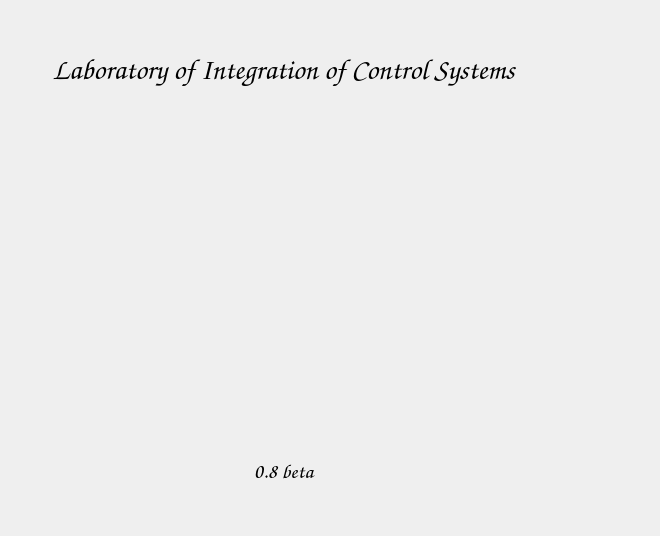
      <widget class="QWidget" name="tabMain">
       <attribute name="title">
        <string>Main</string>
       </attribute>
       <layout class="QGridLayout" name="gridLayout_2">
        <item row="1" column="1">
         <widget class="QLabel" name="aboutTextLabel">
          <property name="font">
           <font>
            <family>Comic Sans MS</family>
            <pointsize>22</pointsize>
            <weight>75</weight>
            <italic>false</italic>
            <bold>true</bold>
           </font>
          </property>
          <property name="text">
           <string>Laboratory of Integration of Control Systems</string>
          </property>
          <property name="alignment">
           <set>Qt::AlignCenter</set>
          </property>
         </widget>
        </item>
        <item row="5" column="1">
         <spacer name="verticalSpacer_5">
          <property name="orientation">
           <enum>Qt::Vertical</enum>
          </property>
          <property name="sizeHint" stdset="0">
           <size>
            <width>20</width>
            <height>40</height>
           </size>
          </property>
         </spacer>
        </item>
        <item row="0" column="1">
         <spacer name="verticalSpacer_6">
          <property name="orientation">
           <enum>Qt::Vertical</enum>
          </property>
          <property name="sizeHint" stdset="0">
           <size>
            <width>20</width>
            <height>40</height>
           </size>
          </property>
         </spacer>
        </item>
        <item row="4" column="1">
         <widget class="QLabel" name="label_7">
          <property name="font">
           <font>
            <family>Comic Sans MS</family>
            <pointsize>16</pointsize>
            <italic>true</italic>
           </font>
          </property>
          <property name="text">
           <string>0.8 beta</string>
          </property>
          <property name="alignment">
           <set>Qt::AlignCenter</set>
          </property>
         </widget>
        </item>
        <item row="1" column="3">
         <spacer name="horizontalSpacer_6">
          <property name="orientation">
           <enum>Qt::Horizontal</enum>
          </property>
          <property name="sizeHint" stdset="0">
           <size>
            <width>40</width>
            <height>20</height>
           </size>
          </property>
         </spacer>
        </item>
        <item row="1" column="0">
         <spacer name="horizontalSpacer_5">
          <property name="orientation">
           <enum>Qt::Horizontal</enum>
          </property>
          <property name="sizeHint" stdset="0">
           <size>
            <width>40</width>
            <height>20</height>
           </size>
          </property>
         </spacer>
        </item>
        <item row="2" column="1" rowspan="2" colspan="2">
         <widget class="QWidget" name="widget_5" native="true">
          <layout class="QHBoxLayout" name="horizontalLayout_16">
           <item>
            <widget class="QLabel" name="imageLabel_2">
             <property name="minimumSize">
              <size>
               <width>540</width>
               <height>340</height>
              </size>
             </property>
             <property name="maximumSize">
              <size>
               <width>540</width>
               <height>340</height>
              </size>
             </property>
             <property name="layoutDirection">
              <enum>Qt::LeftToRight</enum>
             </property>
             <property name="text">
              <string/>
             </property>
             <property name="pixmap">
              <pixmap resource="res.qrc">:/imags/tracks.png</pixmap>
             </property>
             <property name="scaledContents">
              <bool>true</bool>
             </property>
             <property name="alignment">
              <set>Qt::AlignCenter</set>
             </property>
            </widget>
           </item>
          </layout>
         </widget>
        </item>
       </layout>
      </widget>
